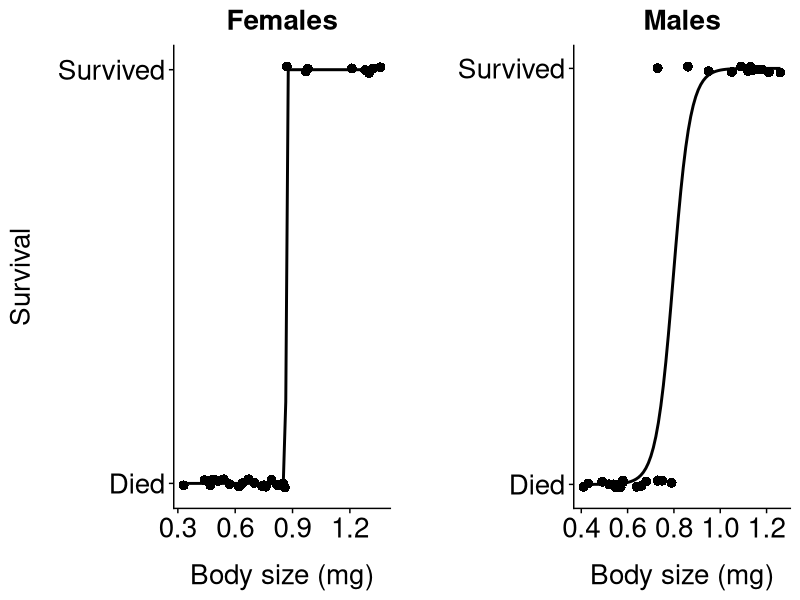

Recreate this plot in R.
# Load packages
library(ggplot2)
library(cowplot)
library(dplyr)

# Import ggplot theme for plots
theme_tess <- function () { 
  theme_cowplot()+
    theme(axis.title.y = element_text(margin = margin(t = 0, r = 15, b = 0, l = 0)))+
    theme(axis.title.x = element_text(margin = margin(t = 15, r = 0, b = 0, l = 0)))+
    theme(axis.text.x=element_text(size=20))+
    theme(axis.text.y=element_text(size=20))+
    theme(axis.title.x=element_text(size=20))+
    theme(axis.title.y=element_text(size=20))+
    theme(plot.title = element_text(hjust = 0.5,size=20))+
    theme(axis.title.y=element_text(size=20))}

# Import data
data <-read.csv("./data/bodysizeexperiment.csv",stringsAsFactors = FALSE,
                strip.white = TRUE, na.strings = c("NA",""))

# Convert grams to milligrams 
data <- data %>%
  mutate(weight_mg = weight * 1000)

# Create a new column with binary variables indicating survival or death two weeks after heatwave
data <- data%>%
  mutate(survival_twoweeks_binomial = 
           ifelse(survival_twoweeks == "s", 1, 0))

#### 2 WEEK SURVIVAL ####

#-------------- Females  ---------------#

# Filter data for female beetles only
female_2weeks <- data %>%
  filter(sex == "f") %>%
  select(survival_twoweeks_binomial, weight_mg)


# Construct a general linear model
model_1 <- glm(survival_twoweeks_binomial ~ weight_mg, 
               data = female_2weeks,
               family = binomial)

# Run an ANOVA
anova(model_1, test = "Chisq")
#significant

# Generate plot
p_f2w <- ggplot(female_2weeks, 
                aes(x = weight_mg, y = survival_twoweeks_binomial)) +
  geom_jitter(height = 0.01, width = 0, size=3, shape=16, colour="black") +
  geom_smooth(method = "glm", method.args = list(family = "binomial"),
              se=FALSE, color = "black") +
  scale_y_continuous(breaks = c(0, 1), labels = c("Died", "Survived")) +
  labs(title = "Females",
       x = "Body size (mg)", 
       y = "Survival") +
  theme_tess()

#windows();p_f2w

#-------------- Males  ---------------#

# Filter data for male beetles only
male_2weeks <- data %>%
  filter(sex == "m") %>%
  select(survival_twoweeks_binomial, weight_mg)

# Construct a general linear model
model_2 <- glm(survival_twoweeks_binomial ~ weight_mg, 
               data = male_2weeks,
               family = binomial)

# Run an ANOVA
anova(model_2, test = "Chisq")
#significant

# Generate plot
p_m2w <- ggplot(male_2weeks, aes(x = weight_mg, y = survival_twoweeks_binomial)) +
  geom_jitter(height = 0.01, width = 0, size=3, shape=16, colour="black") +
  geom_smooth(method = "glm", method.args = list(family = "binomial"), 
              se = FALSE, color = "black") +
  scale_y_continuous(breaks = c(0, 1), labels = c("Died", "Survived")) +
  labs(title = "Males",
       x = "Body size (mg)", 
       y = "") +
  theme_tess()

#windows();p_m2w

#-------------- Combined plot ---------------#

# Generate a combined plot
combined_2w <- plot_grid(p_f2w, p_m2w,
                      ncol = 2, align = "hv", axis = "tb")
 
# Save the combined plot
ggsave(filename = "./figures/bodysizesurvival_2w.pdf",
       plot = combined_2w, width = 35, height = 19, units = "cm", dpi = 300)
